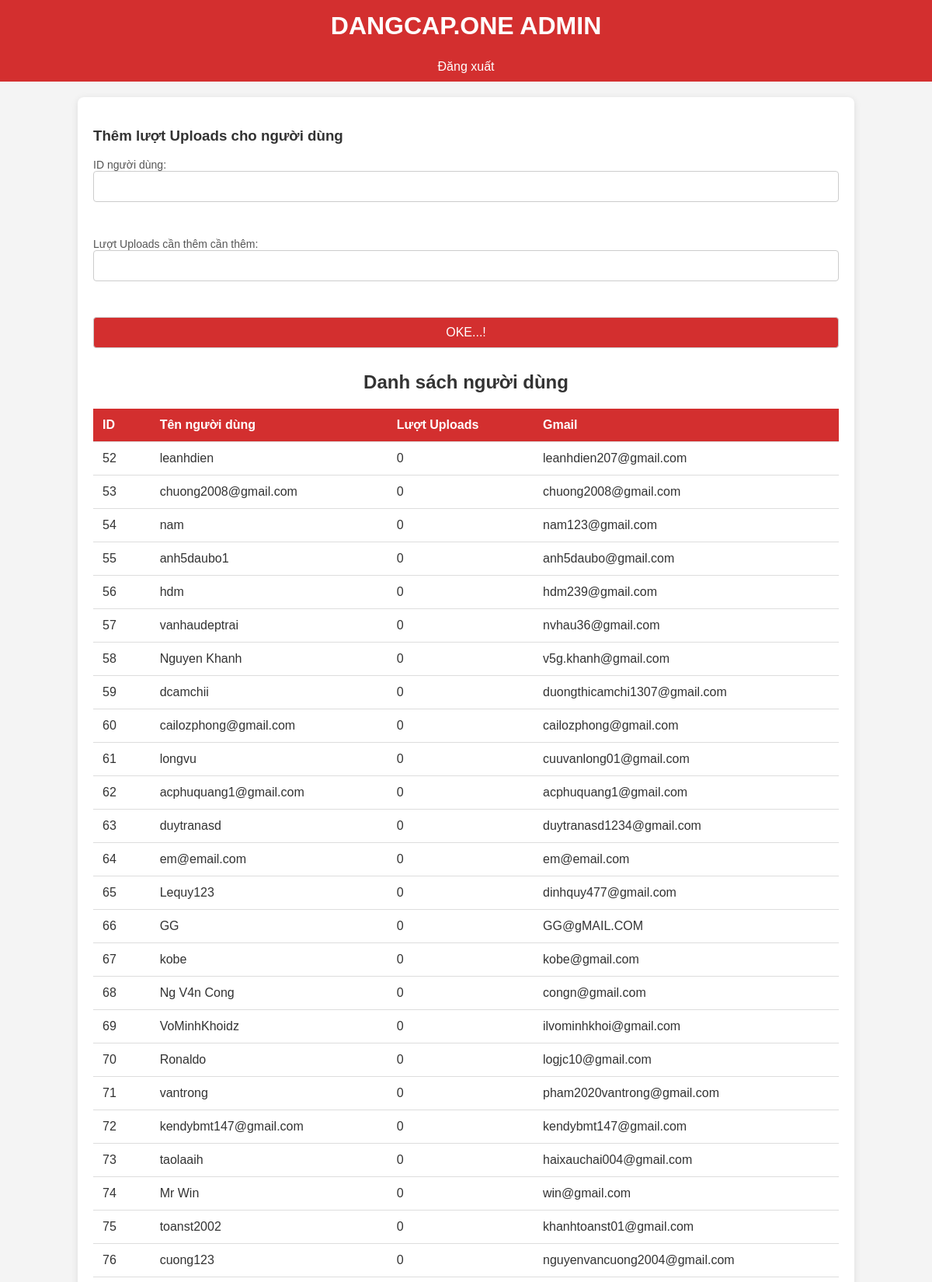
Page /admin/index.php?page=2 (signed in, upper part) on the committed database.
### tables this page shows
CREATE TABLE `users` (
  `id` int(11) NOT NULL,
  `name` varchar(100) NOT NULL,
  `email` varchar(255) NOT NULL,
  `username` varchar(60) NOT NULL,
  `password` varchar(255) NOT NULL,
  `created_at` datetime NOT NULL,
  `coins` int(11) NOT NULL DEFAULT 0,
  `active_image_path` text DEFAULT '0'
);

### admin/index.php (the view, shortened to what this page needs)
<?php
include('../app/db.php');
$users_per_page = 50;
$page = isset($_GET['page']) ? (int)$_GET['page'] : 1;
$offset = ($page - 1) * $users_per_page;
$query = "SELECT id, username, coins, email FROM users LIMIT :offset, :limit";
$stmt = $db->prepare($query);
$stmt->bindParam(':offset', $offset, PDO::PARAM_INT);
$stmt->bindParam(':limit', $users_per_page, PDO::PARAM_INT);
$stmt->execute();
$users = $stmt->fetchAll(PDO::FETCH_ASSOC);
?>
<!DOCTYPE html>
<html lang="vi">
<head>
</head>
<body>
<header>
    <h1>DANGCAP.ONE ADMIN</h1>
</header>
<div class="menu">
    <ul>
        <li><a href="logout.php">Đăng xuất</a></li>
    </ul>
</div>
<div class="container">
    <h3>Thêm lượt Uploads cho người dùng</h3>
    <form id="addCoinsForm">
        <label for="user_id">ID người dùng:</label>
        <input type="number" id="user_id" name="user_id" required><br><br>
        <label for="coins">Lượt Uploads cần thêm cần thêm:</label>
        <input type="number" id="coins" name="coins" required><br><br>
        <input type="submit" value="OKE...!">
    </form>
<center><h2>Danh sách người dùng</h2>
    <table>
        <thead>
            <tr>
                <th>ID</th>
                <th>Tên người dùng</th>
                <th>Lượt Uploads</th>
                <th>Gmail</th>
            </tr>
        </thead>
        <tbody>
            <?php foreach ($users as $user): ?>
                <tr>
                    <td><?php echo htmlspecialchars($user['id']); ?></td>
                    <td><?php echo htmlspecialchars($user['username']); ?></td>
                    <td><?php echo htmlspecialchars($user['coins']); ?></td>
                    <td><?php echo htmlspecialchars($user['email']); ?></td>
                </tr>
            <?php endforeach; ?>
        </tbody>
    </table>
</div>
</body>
</html>

### admin/index.php (style rules this page uses)
body { font-family: Arial, sans-serif; background-color: #f4f4f4; margin: 0; padding: 0; color: #333; }
header { background-color: #D32F2F; color: white; padding: 15px 0; text-align: center; }
h1 { margin: 0; }
.menu { background-color: #D32F2F; color: white; padding: 10px; text-align: center; }
.menu ul { list-style-type: none; margin: 0; padding: 0; }
.menu li { display: inline; margin: 0 15px; }
.menu a { color: white; text-decoration: none; }
.container { width: 80%; margin: 20px auto; background-color: white; border-radius: 8px; box-shadow: 0 2px 10px rgba(0, 0, 0, 0.1); padding: 20px; overflow: hidden; padding-bottom: 60px; }
form { display: flex; flex-direction: column; margin-bottom: 20px; }
form label { font-size: 14px; color: #555; }
form input[type="number"], form input[type="submit"] { padding: 10px; margin-bottom: 10px; border: 1px solid #ccc; border-radius: 4px; font-size: 16px; }
form input[type="submit"] { background-color: #D32F2F; color: white; cursor: pointer; }
table { width: 100%; border-collapse: collapse; margin-bottom: 20px; }
th, td { padding: 12px; text-align: left; border-bottom: 1px solid #ddd; }
th { background-color: #D32F2F; color: white; }

### rows in the picture
users: id "52", username "leanhdien", coins "0", email "leanhdien207@gmail.com"
users: id "53", username "chuong2008@gmail.com", coins "0", email "chuong2008@gmail.com"
users: id "54", username "nam", coins "0", email "nam123@gmail.com"
users: id "55", username "anh5daubo1", coins "0", email "anh5daubo@gmail.com"
users: id "56", username "hdm", coins "0", email "hdm239@gmail.com"
users: id "57", username "vanhaudeptrai", coins "0", email "nvhau36@gmail.com"
users: id "58", username "Nguyen Khanh", coins "0", email "v5g.khanh@gmail.com"
users: id "59", username "dcamchii", coins "0", email "duongthicamchi1307@gmail.com"
users: id "60", username "cailozphong@gmail.com", coins "0", email "cailozphong@gmail.com"
users: id "61", username "longvu", coins "0", email "cuuvanlong01@gmail.com"
users: id "62", username "acphuquang1@gmail.com", coins "0", email "acphuquang1@gmail.com"
users: id "63", username "duytranasd", coins "0", email "duytranasd1234@gmail.com"
users: id "64", username "em@email.com", coins "0", email "em@email.com"
users: id "65", username "Lequy123", coins "0", email "dinhquy477@gmail.com"
users: id "66", username "GG", coins "0", email "GG@gMAIL.COM"
users: id "67", username "kobe", coins "0", email "kobe@gmail.com"
users: id "68", username "Ng V4n Cong", coins "0", email "congn@gmail.com"
users: id "69", username "VoMinhKhoidz", coins "0", email "ilvominhkhoi@gmail.com"
users: id "70", username "Ronaldo", coins "0", email "logjc10@gmail.com"
users: id "71", username "vantrong", coins "0", email "pham2020vantrong@gmail.com"
users: id "72", username "kendybmt147@gmail.com", coins "0", email "kendybmt147@gmail.com"
users: id "73", username "taolaaih", coins "0", email "haixauchai004@gmail.com"
users: id "74", username "Mr Win", coins "0", email "win@gmail.com"
users: id "75", username "toanst2002", coins "0", email "khanhtoanst01@gmail.com"
users: id "76", username "cuong123", coins "0", email "nguyenvancuong2004@gmail.com"
